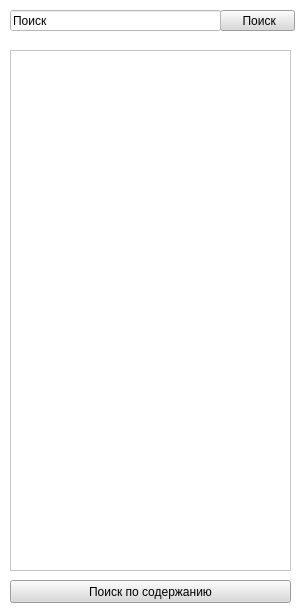
<?xml version="1.0" encoding="UTF-8"?>
<ui version="4.0">
 <class>Search_form</class>
 <widget class="QWidget" name="Search_form">
  <property name="geometry">
   <rect>
    <x>0</x>
    <y>0</y>
    <width>301</width>
    <height>613</height>
   </rect>
  </property>
  <property name="minimumSize">
   <size>
    <width>301</width>
    <height>613</height>
   </size>
  </property>
  <property name="maximumSize">
   <size>
    <width>301</width>
    <height>613</height>
   </size>
  </property>
  <property name="baseSize">
   <size>
    <width>301</width>
    <height>613</height>
   </size>
  </property>
  <property name="windowTitle">
   <string>Поиск</string>
  </property>
  <property name="styleSheet">
   <string notr="true">background-color: rgb(255, 255, 255);</string>
  </property>
  <widget class="QPushButton" name="search_button">
   <property name="geometry">
    <rect>
     <x>220</x>
     <y>10</y>
     <width>75</width>
     <height>21</height>
    </rect>
   </property>
   <property name="styleSheet">
    <string notr="true">background-color: rgb(217, 217, 217);</string>
   </property>
   <property name="text">
    <string> Поиск</string>
   </property>
  </widget>
  <widget class="QLineEdit" name="lineEdit">
   <property name="geometry">
    <rect>
     <x>10</x>
     <y>10</y>
     <width>211</width>
     <height>21</height>
    </rect>
   </property>
   <property name="text">
    <string>Поиск</string>
   </property>
  </widget>
  <widget class="QListWidget" name="result_list">
   <property name="geometry">
    <rect>
     <x>10</x>
     <y>50</y>
     <width>281</width>
     <height>521</height>
    </rect>
   </property>
  </widget>
  <widget class="QPushButton" name="search_type_button">
   <property name="geometry">
    <rect>
     <x>10</x>
     <y>580</y>
     <width>281</width>
     <height>23</height>
    </rect>
   </property>
   <property name="styleSheet">
    <string notr="true">background-color: rgb(217, 217, 217);</string>
   </property>
   <property name="text">
    <string>Поиск по содержанию</string>
   </property>
  </widget>
 </widget>
 <resources/>
 <connections/>
</ui>
